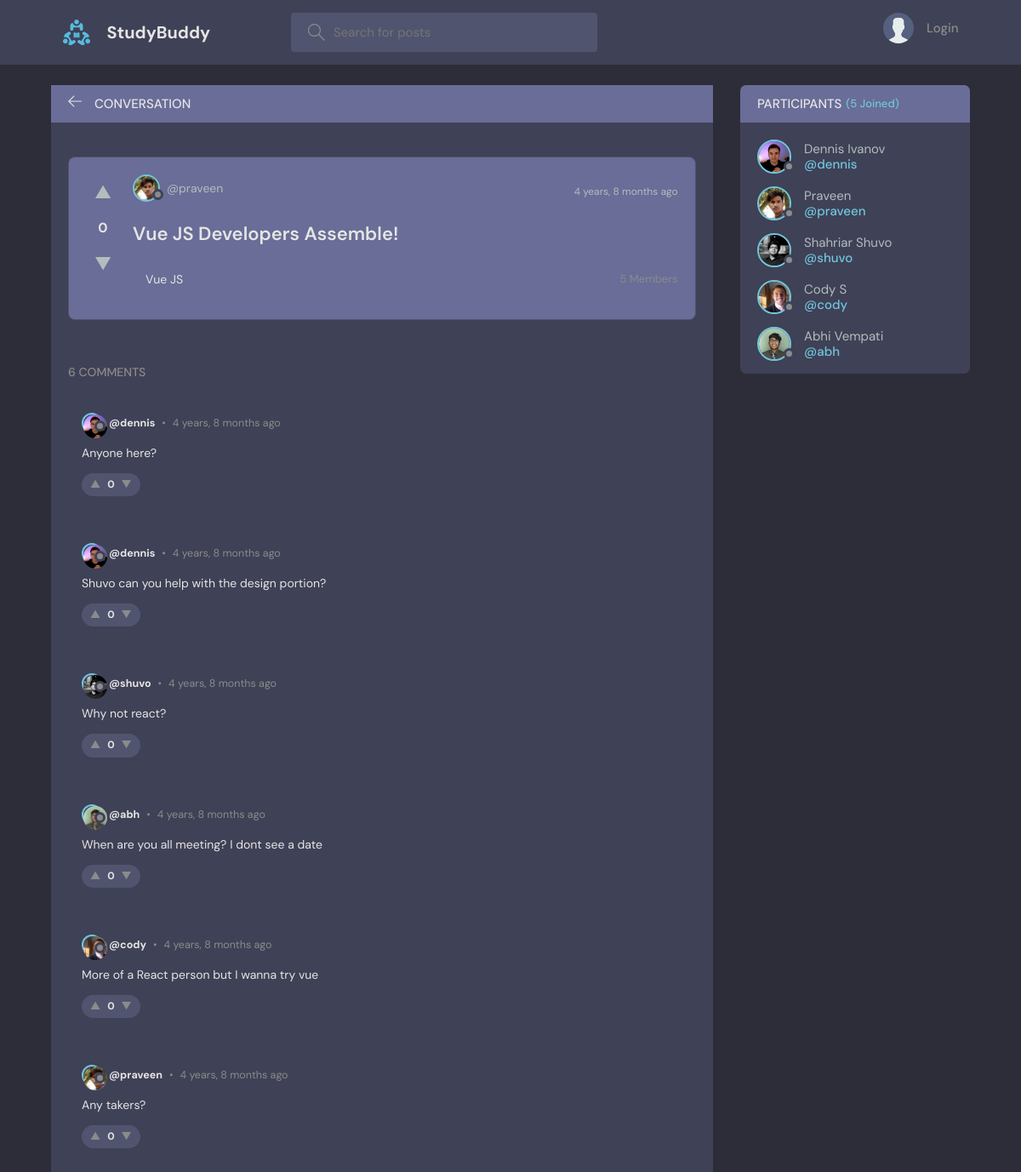
Page /room/17/ on the earlier database version.
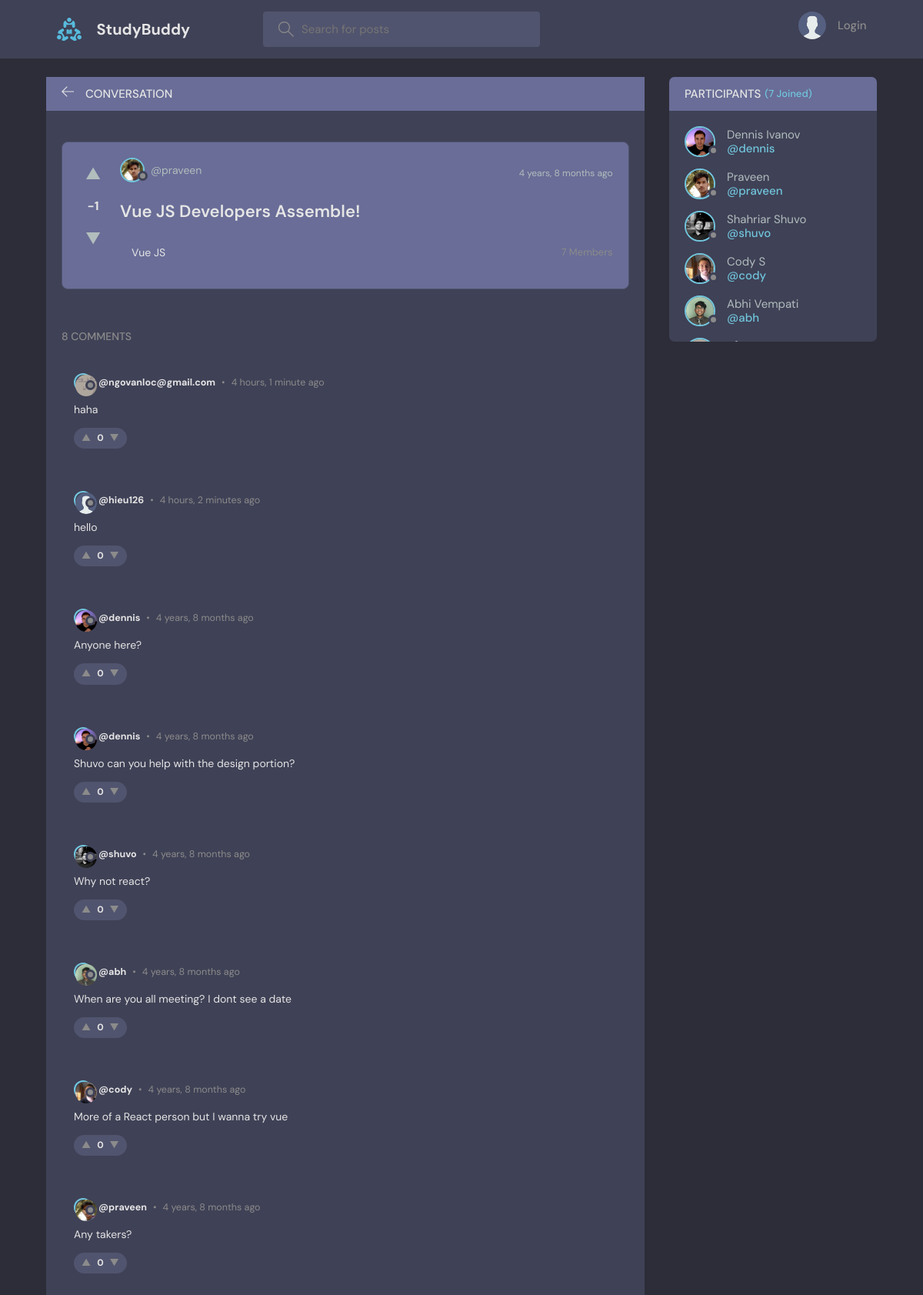
Same page on the later database version.
### base/models.py (models this page shows, shortened)
class Room(models.Model):
    host = models.ForeignKey(User, on_delete=models.SET_NULL, null=True)
    topic = models.ForeignKey(Topic, on_delete=models.SET_NULL, null=True)
    name = models.CharField(max_length=200)
    description = models.TextField(null=True, blank=True)
    participants = models.ManyToManyField(
        User, related_name='participants', blank=True)
    is_private = models.BooleanField(default=False)
    image = models.ImageField(upload_to='room_images/', null=True, blank=True)
    video = models.FileField(upload_to='room_videos/', null=True, blank=True)
    updated = models.DateTimeField(auto_now=True)
    created = models.DateTimeField(auto_now_add=True)
    class Meta:
        ordering = ['-updated', '-created']
    @property
    def vote_score(self):
        return sum(vote.value for vote in self.votes.all())

class Message(models.Model):
    user = models.ForeignKey(User, on_delete=models.CASCADE)
    room = models.ForeignKey(Room, on_delete=models.CASCADE)
    body = models.TextField(null=True, blank=True)
    parent = models.ForeignKey('self', on_delete=models.CASCADE, null=True, blank=True, related_name='replies')
    image = models.ImageField(upload_to='chat_images/', null=True, blank=True)
    video = models.FileField(upload_to='chat_videos/', null=True, blank=True)
    updated = models.DateTimeField(auto_now=True)
    created = models.DateTimeField(auto_now_add=True)
    class Meta:
        ordering = ['created']  # Changed to ascending for room chat log timeline
    @property
    def vote_score(self):
        return sum(vote.value for vote in self.votes.all())

class User(AbstractUser):
    name = models.CharField(max_length=200, null=True)
    email = models.EmailField(unique=True, null=True)
    bio = models.TextField(null=True)
    avatar = models.ImageField(null=True, default="avatar.svg")
    objects = UserManager()
    USERNAME_FIELD = 'email'
    REQUIRED_FIELDS = []

class Topic(models.Model):
    name = models.CharField(max_length=200)
    def __str__(self):
        return self.name

class RoomVote(models.Model):
    user = models.ForeignKey(User, on_delete=models.CASCADE)
    room = models.ForeignKey(Room, on_delete=models.CASCADE, related_name='votes')
    value = models.IntegerField()  # 1 for upvote, -1 for downvote
    created = models.DateTimeField(auto_now_add=True)
    class Meta:
        unique_together = ('user', 'room')

### base/views.py (the view, shortened to what this page needs)
# urls.py: path('room/<str:pk>/', views.room, name="room"),
def room(request, pk):
    room = Room.objects.get(id=pk)
    room_messages = room.message_set.filter(parent=None).order_by('-created')
    participants = room.participants.all()
    followings = []
    pending_invite_ids = []
    if request.user.is_authenticated and room.host == request.user and room.is_private:
        followings = User.objects.filter(followers__follower=request.user).exclude(id__in=room.participants.all())
        pending_invite_ids = list(RoomInvitation.objects.filter(room=room, status='pending').values_list('recipient_id', flat=True))
    user_votes = {}
    if request.user.is_authenticated:
        user_votes = {v.message_id: v.value for v in MessageVote.objects.filter(user=request.user, message__room=room)}
    context = {
        'room': room,
        'room_messages': room_messages,
        'participants': participants,
        'followings': followings,
        'pending_invite_ids': pending_invite_ids,
        'user_votes': user_votes
    }
    return render(request, 'base/room.html', context)

### base/templatetags/custom_tags.py (called while the page is built)
@register.filter
def get_user_vote(obj, user):
    if not user.is_authenticated:
        return 0
    vote = obj.votes.filter(user=user).first()
    return vote.value if vote else 0

### base/templates/base/room.html (shortened to what this page needs)
{% extends 'main.html' %}
{% load custom_tags %}
{% block content %}
<main class="profile-page layout layout--2">
  <div class="container">
    <div class="room" style="display: flex; flex-direction: column;">
      <div class="room__top">
        <div class="room__topLeft" style="display: flex; align-items: center; gap: 15px;">
          <a href="{% url 'home' %}">
            <svg version="1.1" xmlns="http://www.w3.org/2000/svg" width="32" height="32" viewBox="0 0 32 32">
              <title>arrow-left</title>
              <path
                d="M13.723 2.286l-13.723 13.714 13.719 13.714 1.616-1.611-10.96-10.96h27.625v-2.286h-27.625l10.965-10.965-1.616-1.607z">
              </path>
            </svg>
          </a>
          <h3>Conversation</h3>
        </div>
      </div>
      <div class="room__box scroll" style="padding: 20px; display: flex; flex-direction: column; position: static; width: 100%;">
        <div class="reddit-post">
          <div class="reddit-vote-col">
            <a href="{% url 'vote-room' room.id 'up' %}" class="reddit-vote-btn {% if room|get_user_vote:request.user == 1 %}upvoted{% endif %}" title="Vote Up">▲</a>
            <span class="reddit-vote-score">{{ room.vote_score }}</span>
            <a href="{% url 'vote-room' room.id 'down' %}" class="reddit-vote-btn {% if room|get_user_vote:request.user == -1 %}downvoted{% endif %}" title="Vote Down">▼</a>
          </div>
          <div class="reddit-post-body">
            <div style="display: flex; justify-content: space-between; align-items: center; margin-bottom: 10px;">
              <a href="{% url 'user-profile' room.host.id %}" class="room__author" style="display: flex; align-items: center; gap: 8px;">
                <div class="avatar avatar--small">
                  <img src="{{room.host.avatar.url}}" />
                </div>
                <span style="font-size: 1.4rem; color: var(--color-light-gray);">@{{room.host.username}}</span>
              </a>
              <span style="font-size: 1.2rem; color: var(--color-light-gray);">{{room.created|timesince}} ago</span>
            </div>
            <h2 style="font-size: 2.2rem; color: var(--color-light); margin-bottom: 10px; font-weight: 600;">{{room.name}}</h2>
            <div style="display: flex; justify-content: space-between; align-items: center;">
              <span class="room__topics" style="display: inline-block;">{{room.topic}}</span>
              <span style="font-size: 1.3rem; color: var(--color-gray);">{{ participants.count }} Members</span>
            </div>
          </div>
        </div>
        <div class="threads" style="flex: 1; display: flex; flex-direction: column; gap: 15px; margin-top: 0; padding: 20px 0; background: transparent;">
          <h3 style="padding: 10px 0; font-size: 1.4rem;">{{ room_messages.count }} Comments</h3>
          {% for message in room_messages %}
          <div class="reddit-comment-thread">
            {% include "base/comment_thread.html" with comment=message %}
          </div>
          {% empty %}
          <p style="text-align: center; padding: 40px 0; color: var(--color-gray); font-size: 1.4rem;">No comments yet. Be the first to comment!</p>
          {% endfor %}
        </div>
      </div>
    </div>
    <div style="display: flex; flex-direction: column; gap: 20px; width: 25%; flex-shrink: 0;">
      <div class="participants">
        <h3 class="participants__top">Participants <span>({{participants.count}} Joined)</span></h3>
        <div class="participants__list scroll" style="height: auto; max-height: 300px;">
          {% for user in participants %}
          <a href="{%  url 'user-profile' user.id %}" class="participant" style="margin-bottom: 15px;">
            <div class="avatar avatar--medium">
              <img src="{{user.avatar.url}}" />
            </div>
            <p>
              {{user.name}}
              <span>@{{user.username}}</span>
            </p>
          </a>
          {% endfor %}
        </div>
      </div>
    </div>
  </div>
</main>
{% endblock content %}

### base/templates/base/comment_thread.html (shortened to what this page needs)
{% load custom_tags %}
<div class="reddit-comment-card" id="message-{{ comment.id }}">
  <div class="reddit-comment-body">
    <div style="display: flex; align-items: center; gap: 8px; margin-bottom: 8px; font-size: 1.25rem;">
      <a href="{% url 'user-profile' comment.user.id %}" style="display: flex; align-items: center; gap: 8px; font-weight: bold; color: var(--color-light);">
        <div class="avatar avatar--small" style="width: 2.4rem; height: 2.4rem;">
          <img src="{{comment.user.avatar.url}}" />
        </div>
        <span>@{{comment.user.username}}</span>
      </a>
      <span style="color: var(--color-gray);">•</span>
      <span style="color: var(--color-gray);">{{comment.created|timesince}} ago</span>
    </div>
    <div style="font-size: 1.4rem; color: var(--color-light); line-height: 1.5; padding: 5px 0;">
      {% if comment.body %}
        <p>{{comment.body}}</p>
      {% endif %}
    </div>
    <div class="reddit-action-bar">
      <div class="reddit-vote-horizontal">
        <a href="{% url 'vote-message' comment.id 'up' %}" class="{% if comment|get_user_vote:request.user == 1 %}upvoted{% endif %}" title="Vote Up">▲</a>
        <span style="font-weight: bold; font-size: 1.2rem; color: var(--color-light);">{{ comment.vote_score }}</span>
        <a href="{% url 'vote-message' comment.id 'down' %}" class="{% if comment|get_user_vote:request.user == -1 %}downvoted{% endif %}" title="Vote Down">▼</a>
      </div>
    </div>
  </div>
</div>

Differences in the rows shown:
computed for Room "Vue JS Developers Assemble!": vote_score "0" → "-1"
added Message: user.avatar (picture), user.username "ngovanloc@gmail.com", created "4 hours, 1 minute", body "haha", vote_score "0"
added Message: user.avatar (placeholder picture), user.username "hieu126", created "4 hours, 2 minutes", body "hello", vote_score "0"
added User: avatar (picture)
Other differences:
{{ participants.count }}: "5" → "7"
{{ room_messages.count }}: "6" → "8"
